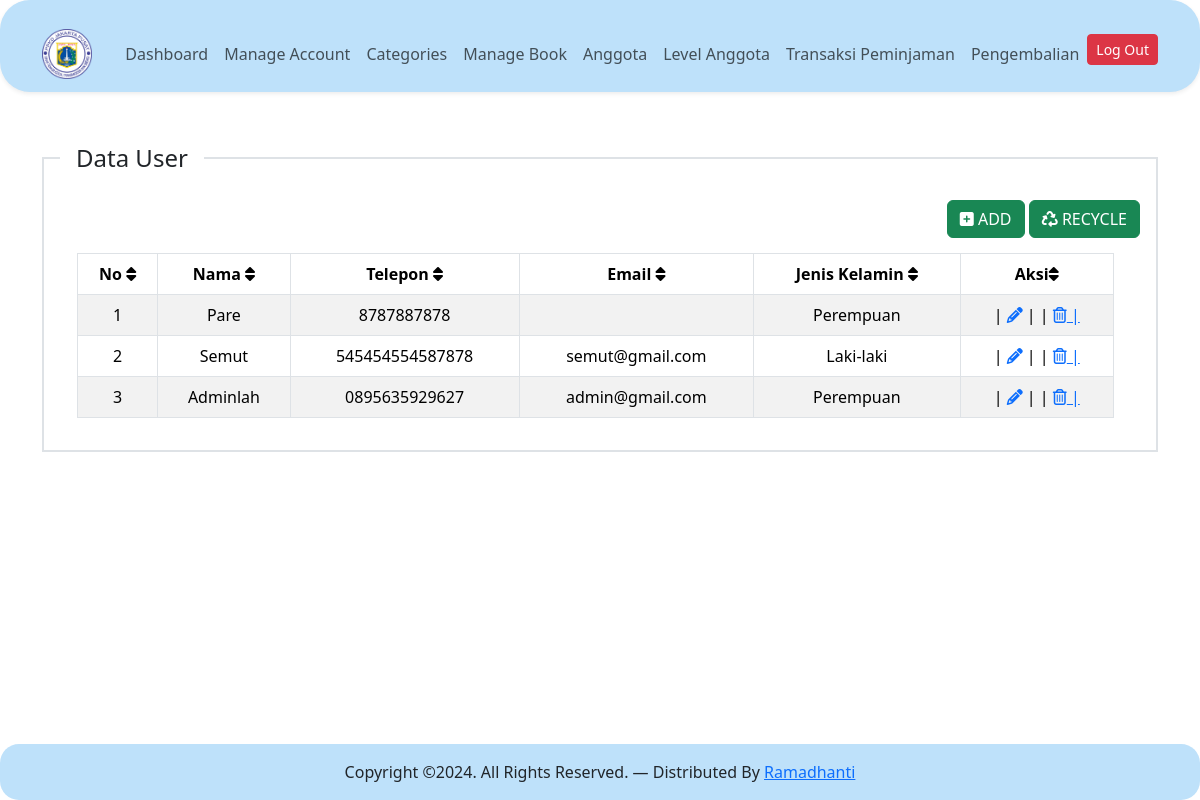
The app's page /controler/index.php?pg=user (signed in) with its own data.
### tables this page shows
CREATE TABLE `user` (
  `id` int(11) NOT NULL,
  `nama` varchar(50) NOT NULL,
  `email` varchar(50) NOT NULL,
  `password` varchar(100) NOT NULL,
  `jenis_kelamin` varchar(10) NOT NULL,
  `telepon` varchar(16) NOT NULL
);

### content/user.php (the view)
<?php
$user = mysqli_query($koneksi, "SELECT * FROM user ORDER BY id DESC");
?>
<div class="wrapper">
    <div class="container mt-5">
        <div class="row">
            <div col-sm-12>
                <fieldset class="border border-2 p-3" style="border-width: 2px; border-color: black; border-style: solid;">
                    <legend class="float-none w-auto px-3">Data User</legend>
                    <div align="right">
                        <a href="?pg=tambah_user" class="btn btn-success"><i class="fa-solid fa-square-plus"></i> ADD</a>
                        <a href="index.php" class="btn btn-success"><i class="fa-solid fa-recycle"></i> RECYCLE</a>
                    </div>
                    <div class="table-responsive">
                        <table class="table table-bordered text-center table-striped table-hovered" style="margin-top:15px;margin-left:17px; width:96%; background: #E6E6FA;">
                            <thead>
                                <tr>
                                    <th>No <i class="fa-solid fa-sort ms-6"></i></th>
                                    <th>Nama <i class="fa-solid fa-sort"></i></i></th>
                                    <th>Telepon <i class="fa-solid fa-sort"></i></th>
                                    <th>Email <i class="fa-solid fa-sort"></i></th>
                                    <th>Jenis Kelamin <i class="fa-solid fa-sort"></i></th>
                                    <th>Aksi<i class="fa-solid fa-sort"></i></th>
                                </tr>
                            </thead>
                            <tbody>
                                <?php
                                $no = 1;
                                while ($rowUser = mysqli_fetch_assoc($user)): ?>
                                    <tr>
                                        <td><?php echo $no++ ?></td>
                                        <td><?php echo $rowUser['nama'] ?></td>
                                        <td><?php echo $rowUser['telepon'] ?></td>
                                        <td><?php echo $rowUser['email'] ?></td>
                                        <td><?php echo $rowUser['jenis_kelamin'] ?></td>
                                        <td>| <a href="?pg=tambah_user&edit=<?php echo $rowUser['id'] ?>"><span class="fa-solid fa-pencil"></span></a> | | <a href="?pg=tambah_user&delete=<?php echo $rowUser['id'] ?>" onclick="return confirm('Apakah anda yakin akan menghapus data ini??')"><span class="fa-regular fa-trash-can"></span> |</a></td>
                                    </tr>
                                <?php endwhile ?>
                            </tbody>
                        </table>
                    </div>
                </fieldset>
            </div>
        </div>
    </div>
</div>

### records on screen
user: nama "Pare", telepon "8787887878", jenis_kelamin "Perempuan"
user: nama "Semut", telepon "545454554587878", email "semut@gmail.com", jenis_kelamin "Laki-laki"
user: nama "Adminlah", telepon "0895635929627", email "admin@gmail.com", jenis_kelamin "Perempuan"
